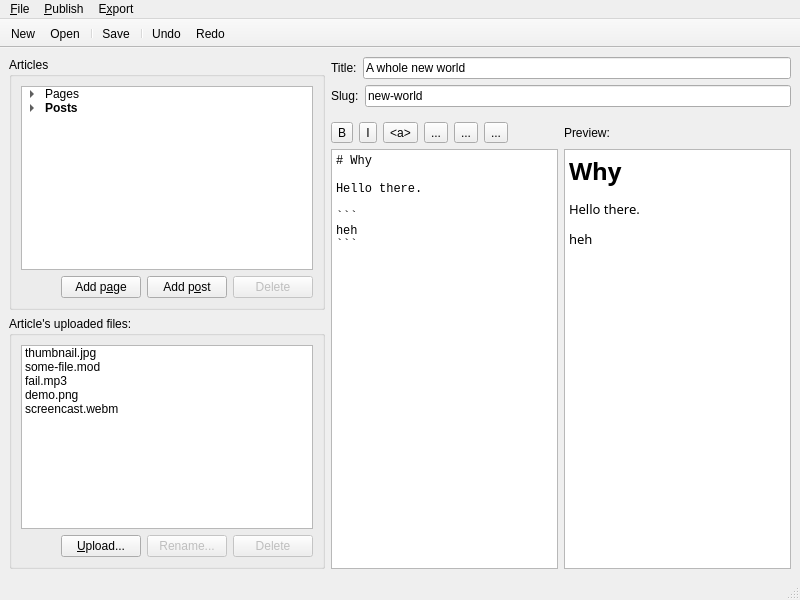
<?xml version="1.0" encoding="UTF-8"?>
<ui version="4.0">
 <class>MainWindow</class>
 <widget class="QMainWindow" name="MainWindow">
  <property name="geometry">
   <rect>
    <x>0</x>
    <y>0</y>
    <width>800</width>
    <height>600</height>
   </rect>
  </property>
  <property name="windowTitle">
   <string>MainWindow</string>
  </property>
  <property name="statusTip">
   <string/>
  </property>
  <widget class="QWidget" name="centralwidget">
   <layout class="QVBoxLayout" name="verticalLayout_2" stretch="0">
    <item>
     <layout class="QHBoxLayout" name="mainUI" stretch="0,1">
      <item>
       <layout class="QVBoxLayout" name="verticalLayout_3">
        <item>
         <widget class="QGroupBox" name="articlesGroupBox">
          <property name="title">
           <string>Articles</string>
          </property>
          <layout class="QVBoxLayout" name="verticalLayout_5">
           <item>
            <widget class="QTreeWidget" name="articlesTree">
             <property name="allColumnsShowFocus">
              <bool>false</bool>
             </property>
             <property name="headerHidden">
              <bool>true</bool>
             </property>
             <property name="columnCount">
              <number>1</number>
             </property>
             <column>
              <property name="text">
               <string notr="true">1</string>
              </property>
             </column>
             <item>
              <property name="text">
               <string>Pages</string>
              </property>
              <property name="icon">
               <iconset theme="folder">
                <normaloff>.</normaloff>.</iconset>
              </property>
              <item>
               <property name="text">
                <string>About</string>
               </property>
               <property name="icon">
                <iconset theme="unknown">
                 <normaloff>.</normaloff>.</iconset>
               </property>
              </item>
              <item>
               <property name="text">
                <string>Projects</string>
               </property>
               <property name="icon">
                <iconset theme="unknown">
                 <normaloff>.</normaloff>.</iconset>
               </property>
              </item>
             </item>
             <item>
              <property name="text">
               <string>Posts</string>
              </property>
              <property name="font">
               <font>
                <weight>75</weight>
                <bold>true</bold>
               </font>
              </property>
              <property name="icon">
               <iconset theme="folder">
                <normaloff>.</normaloff>.</iconset>
              </property>
              <item>
               <property name="text">
                <string>A whole new world</string>
               </property>
               <property name="font">
                <font>
                 <weight>75</weight>
                 <italic>false</italic>
                 <bold>true</bold>
                 <underline>false</underline>
                </font>
               </property>
               <property name="icon">
                <iconset theme="document-edit-sign">
                 <normaloff>.</normaloff>.</iconset>
               </property>
              </item>
              <item>
               <property name="text">
                <string>Blogging considered harmful</string>
               </property>
               <property name="font">
                <font>
                 <underline>false</underline>
                </font>
               </property>
               <property name="icon">
                <iconset theme="unknown">
                 <normaloff>.</normaloff>.</iconset>
               </property>
              </item>
              <item>
               <property name="text">
                <string>I don't even know what I'm doing anymore</string>
               </property>
               <property name="icon">
                <iconset theme="unknown">
                 <normaloff>.</normaloff>.</iconset>
               </property>
              </item>
              <item>
               <property name="text">
                <string>Hello people</string>
               </property>
               <property name="icon">
                <iconset theme="unknown">
                 <normaloff>.</normaloff>.</iconset>
               </property>
              </item>
             </item>
            </widget>
           </item>
           <item>
            <layout class="QHBoxLayout" name="articlesButtons">
             <item>
              <spacer name="horizontalSpacer_4">
               <property name="orientation">
                <enum>Qt::Horizontal</enum>
               </property>
               <property name="sizeHint" stdset="0">
                <size>
                 <width>40</width>
                 <height>20</height>
                </size>
               </property>
              </spacer>
             </item>
             <item>
              <widget class="QPushButton" name="pushButton_8">
               <property name="text">
                <string>Add p&amp;age</string>
               </property>
               <property name="icon">
                <iconset theme="document-new">
                 <normaloff>.</normaloff>.</iconset>
               </property>
              </widget>
             </item>
             <item>
              <widget class="QPushButton" name="pushButton_5">
               <property name="text">
                <string>Add p&amp;ost</string>
               </property>
               <property name="icon">
                <iconset theme="document-new">
                 <normaloff>.</normaloff>.</iconset>
               </property>
              </widget>
             </item>
             <item>
              <widget class="QPushButton" name="pushButton_4">
               <property name="enabled">
                <bool>false</bool>
               </property>
               <property name="text">
                <string>Delete</string>
               </property>
               <property name="icon">
                <iconset theme="delete">
                 <normaloff>.</normaloff>.</iconset>
               </property>
              </widget>
             </item>
            </layout>
           </item>
          </layout>
         </widget>
        </item>
        <item>
         <widget class="QGroupBox" name="filesGroupBox">
          <property name="enabled">
           <bool>true</bool>
          </property>
          <property name="title">
           <string>Article's uploaded files:</string>
          </property>
          <layout class="QVBoxLayout" name="verticalLayout_4">
           <item>
            <widget class="QListWidget" name="filesList">
             <property name="toolTip">
              <string/>
             </property>
             <item>
              <property name="text">
               <string>thumbnail.jpg</string>
              </property>
              <property name="toolTip">
               <string>Double-click to insert into article</string>
              </property>
              <property name="icon">
               <iconset theme="image-x-generic">
                <normaloff>.</normaloff>.</iconset>
              </property>
             </item>
             <item>
              <property name="text">
               <string>some-file.mod</string>
              </property>
              <property name="toolTip">
               <string>Double-click to insert into article</string>
              </property>
              <property name="icon">
               <iconset theme="unknown">
                <normaloff>.</normaloff>.</iconset>
              </property>
             </item>
             <item>
              <property name="text">
               <string>fail.mp3</string>
              </property>
              <property name="toolTip">
               <string>Double-click to insert into article</string>
              </property>
              <property name="icon">
               <iconset theme="audio-x-generic">
                <normaloff>.</normaloff>.</iconset>
              </property>
             </item>
             <item>
              <property name="text">
               <string>demo.png</string>
              </property>
              <property name="toolTip">
               <string>Double-click to insert into article</string>
              </property>
              <property name="icon">
               <iconset theme="image-x-generic">
                <normaloff>.</normaloff>.</iconset>
              </property>
             </item>
             <item>
              <property name="text">
               <string>screencast.webm</string>
              </property>
              <property name="toolTip">
               <string>Double-click to insert into article</string>
              </property>
              <property name="icon">
               <iconset theme="video-x-generic">
                <normaloff>.</normaloff>.</iconset>
              </property>
             </item>
            </widget>
           </item>
           <item>
            <layout class="QHBoxLayout" name="filesButtons">
             <item>
              <spacer name="horizontalSpacer_2">
               <property name="orientation">
                <enum>Qt::Horizontal</enum>
               </property>
               <property name="sizeHint" stdset="0">
                <size>
                 <width>40</width>
                 <height>20</height>
                </size>
               </property>
              </spacer>
             </item>
             <item>
              <widget class="QPushButton" name="pushButton_3">
               <property name="text">
                <string>&amp;Upload...</string>
               </property>
               <property name="icon">
                <iconset theme="document-new">
                 <normaloff>.</normaloff>.</iconset>
               </property>
              </widget>
             </item>
             <item>
              <widget class="QPushButton" name="pushButton_7">
               <property name="enabled">
                <bool>false</bool>
               </property>
               <property name="text">
                <string>Rename...</string>
               </property>
               <property name="icon">
                <iconset theme="edit-rename">
                 <normaloff>.</normaloff>.</iconset>
               </property>
              </widget>
             </item>
             <item>
              <widget class="QPushButton" name="pushButton_6">
               <property name="enabled">
                <bool>false</bool>
               </property>
               <property name="text">
                <string>Delete</string>
               </property>
               <property name="icon">
                <iconset theme="delete">
                 <normaloff>.</normaloff>.</iconset>
               </property>
              </widget>
             </item>
            </layout>
           </item>
          </layout>
         </widget>
        </item>
       </layout>
      </item>
      <item>
       <widget class="QFrame" name="editor">
        <property name="enabled">
         <bool>true</bool>
        </property>
        <property name="autoFillBackground">
         <bool>false</bool>
        </property>
        <layout class="QVBoxLayout" name="verticalLayout" stretch="0,0,0">
         <property name="leftMargin">
          <number>0</number>
         </property>
         <property name="topMargin">
          <number>0</number>
         </property>
         <property name="rightMargin">
          <number>0</number>
         </property>
         <property name="bottomMargin">
          <number>0</number>
         </property>
         <item>
          <layout class="QHBoxLayout" name="horizontalLayout_2" stretch="0,1">
           <item>
            <widget class="QLabel" name="label">
             <property name="text">
              <string>Title:</string>
             </property>
             <property name="buddy">
              <cstring>editor</cstring>
             </property>
            </widget>
           </item>
           <item>
            <widget class="QLineEdit" name="lineEdit">
             <property name="text">
              <string>A whole new world</string>
             </property>
            </widget>
           </item>
          </layout>
         </item>
         <item>
          <layout class="QHBoxLayout" name="horizontalLayout_3" stretch="0,0">
           <property name="bottomMargin">
            <number>9</number>
           </property>
           <item>
            <widget class="QLabel" name="label_2">
             <property name="toolTip">
              <string>Slug will be used in the page/post's URL.</string>
             </property>
             <property name="statusTip">
              <string/>
             </property>
             <property name="text">
              <string>Slug:</string>
             </property>
            </widget>
           </item>
           <item>
            <widget class="QLineEdit" name="lineEdit_2">
             <property name="text">
              <string>new-world</string>
             </property>
            </widget>
           </item>
          </layout>
         </item>
         <item>
          <layout class="QVBoxLayout" name="content" stretch="0">
           <item>
            <widget class="QWidget" name="widget" native="true">
             <layout class="QGridLayout" name="gridLayout">
              <property name="leftMargin">
               <number>0</number>
              </property>
              <property name="topMargin">
               <number>0</number>
              </property>
              <property name="rightMargin">
               <number>0</number>
              </property>
              <property name="bottomMargin">
               <number>0</number>
              </property>
              <item row="0" column="1">
               <widget class="QLabel" name="label_4">
                <property name="text">
                 <string>Preview:</string>
                </property>
               </widget>
              </item>
              <item row="2" column="0">
               <widget class="QPlainTextEdit" name="plainTextEdit">
                <property name="font">
                 <font>
                  <family>Monospace</family>
                 </font>
                </property>
                <property name="toolTip">
                 <string/>
                </property>
                <property name="statusTip">
                 <string/>
                </property>
                <property name="whatsThis">
                 <string>&lt;html&gt;&lt;head/&gt;&lt;body&gt;&lt;p&gt;Foobar.&lt;/p&gt;&lt;/body&gt;&lt;/html&gt;</string>
                </property>
                <property name="plainText">
                 <string># Why

Hello there.

```
heh
```
</string>
                </property>
               </widget>
              </item>
              <item row="2" column="1">
               <widget class="QTextBrowser" name="textBrowser_2">
                <property name="font">
                 <font>
                  <family>Sans Serif</family>
                 </font>
                </property>
                <property name="toolTip">
                 <string/>
                </property>
                <property name="statusTip">
                 <string/>
                </property>
                <property name="whatsThis">
                 <string>&lt;html&gt;&lt;head/&gt;&lt;body&gt;&lt;p&gt;Foobar.&lt;/p&gt;&lt;/body&gt;&lt;/html&gt;</string>
                </property>
                <property name="html">
                 <string>&lt;!DOCTYPE HTML PUBLIC &quot;-//W3C//DTD HTML 4.0//EN&quot; &quot;http://www.w3.org/TR/REC-html40/strict.dtd&quot;&gt;
&lt;html&gt;&lt;head&gt;&lt;meta name=&quot;qrichtext&quot; content=&quot;1&quot; /&gt;&lt;style type=&quot;text/css&quot;&gt;
p, li { white-space: pre-wrap; }
&lt;/style&gt;&lt;/head&gt;&lt;body style=&quot; font-family:'Sans Serif'; font-size:10pt; font-weight:400; font-style:normal;&quot;&gt;
&lt;h1 style=&quot; margin-top:18px; margin-bottom:12px; margin-left:0px; margin-right:0px; -qt-block-indent:0; text-indent:0px;&quot;&gt;&lt;span style=&quot; font-size:xx-large; font-weight:600;&quot;&gt;Why &lt;/span&gt;&lt;/h1&gt;
&lt;p style=&quot; margin-top:12px; margin-bottom:12px; margin-left:0px; margin-right:0px; -qt-block-indent:0; text-indent:0px;&quot;&gt;Hello there. &lt;/p&gt;
&lt;p style=&quot; margin-top:12px; margin-bottom:12px; margin-left:0px; margin-right:0px; -qt-block-indent:0; text-indent:0px;&quot;&gt;&lt;span style=&quot; font-family:'Hack';&quot;&gt;heh&lt;/span&gt;&lt;/p&gt;&lt;/body&gt;&lt;/html&gt;</string>
                </property>
               </widget>
              </item>
              <item row="0" column="0">
               <layout class="QHBoxLayout" name="horizontalLayout_8">
                <item>
                 <widget class="QToolButton" name="toolButton">
                  <property name="toolTip">
                   <string>Bold</string>
                  </property>
                  <property name="text">
                   <string>B</string>
                  </property>
                  <property name="icon">
                   <iconset theme="format-text-bold">
                    <normaloff>.</normaloff>.</iconset>
                  </property>
                 </widget>
                </item>
                <item>
                 <widget class="QToolButton" name="toolButton_3">
                  <property name="toolTip">
                   <string>Italic</string>
                  </property>
                  <property name="text">
                   <string>I</string>
                  </property>
                  <property name="icon">
                   <iconset theme="format-text-italic">
                    <normaloff>.</normaloff>.</iconset>
                  </property>
                 </widget>
                </item>
                <item>
                 <widget class="QToolButton" name="toolButton_2">
                  <property name="toolTip">
                   <string>Insert hyperlink</string>
                  </property>
                  <property name="text">
                   <string>&lt;a&gt;</string>
                  </property>
                  <property name="icon">
                   <iconset theme="link">
                    <normaloff>.</normaloff>.</iconset>
                  </property>
                 </widget>
                </item>
                <item>
                 <widget class="QToolButton" name="toolButton_4">
                  <property name="toolTip">
                   <string>Insert image</string>
                  </property>
                  <property name="text">
                   <string>...</string>
                  </property>
                  <property name="icon">
                   <iconset theme="image-x-generic">
                    <normaloff>.</normaloff>.</iconset>
                  </property>
                 </widget>
                </item>
                <item>
                 <widget class="QToolButton" name="toolButton_5">
                  <property name="toolTip">
                   <string>Insert video</string>
                  </property>
                  <property name="text">
                   <string>...</string>
                  </property>
                  <property name="icon">
                   <iconset theme="video-x-generic">
                    <normaloff>.</normaloff>.</iconset>
                  </property>
                 </widget>
                </item>
                <item>
                 <widget class="QToolButton" name="toolButton_6">
                  <property name="toolTip">
                   <string>Insert audio</string>
                  </property>
                  <property name="text">
                   <string>...</string>
                  </property>
                  <property name="icon">
                   <iconset theme="audio-x-generic">
                    <normaloff>.</normaloff>.</iconset>
                  </property>
                 </widget>
                </item>
                <item>
                 <spacer name="horizontalSpacer_3">
                  <property name="orientation">
                   <enum>Qt::Horizontal</enum>
                  </property>
                  <property name="sizeHint" stdset="0">
                   <size>
                    <width>40</width>
                    <height>20</height>
                   </size>
                  </property>
                 </spacer>
                </item>
               </layout>
              </item>
             </layout>
            </widget>
           </item>
          </layout>
         </item>
        </layout>
       </widget>
      </item>
     </layout>
    </item>
   </layout>
  </widget>
  <widget class="QMenuBar" name="menubar">
   <property name="geometry">
    <rect>
     <x>0</x>
     <y>0</y>
     <width>800</width>
     <height>23</height>
    </rect>
   </property>
   <widget class="QMenu" name="menuFile">
    <property name="title">
     <string>&amp;File</string>
    </property>
    <addaction name="action_New"/>
    <addaction name="action_Open"/>
    <addaction name="separator"/>
    <addaction name="action_Save"/>
    <addaction name="actionSave_As"/>
    <addaction name="separator"/>
    <addaction name="separator"/>
    <addaction name="action_Quit"/>
   </widget>
   <widget class="QMenu" name="menuDeploy">
    <property name="title">
     <string>&amp;Publish</string>
    </property>
    <addaction name="actionPublish_to_Neocities"/>
    <addaction name="actionGitHub_Pages"/>
    <addaction name="separator"/>
    <addaction name="actionManage"/>
   </widget>
   <widget class="QMenu" name="menuExport">
    <property name="title">
     <string>E&amp;xport</string>
    </property>
    <addaction name="action_www"/>
    <addaction name="actionC_imnhan_com"/>
    <addaction name="action_Users_Nhan_imnhan_com"/>
    <addaction name="separator"/>
    <addaction name="actionManage_2"/>
   </widget>
   <addaction name="menuFile"/>
   <addaction name="menuDeploy"/>
   <addaction name="menuExport"/>
  </widget>
  <widget class="QToolBar" name="toolBar">
   <property name="windowTitle">
    <string>toolBar</string>
   </property>
   <property name="movable">
    <bool>false</bool>
   </property>
   <property name="iconSize">
    <size>
     <width>24</width>
     <height>24</height>
    </size>
   </property>
   <attribute name="toolBarArea">
    <enum>TopToolBarArea</enum>
   </attribute>
   <attribute name="toolBarBreak">
    <bool>false</bool>
   </attribute>
   <addaction name="action_New"/>
   <addaction name="action_Open"/>
   <addaction name="separator"/>
   <addaction name="action_Save"/>
   <addaction name="separator"/>
   <addaction name="actionUndo"/>
   <addaction name="actionRedo"/>
  </widget>
  <widget class="QStatusBar" name="statusBar"/>
  <action name="action_New">
   <property name="icon">
    <iconset theme="document-new">
     <normaloff>.</normaloff>.</iconset>
   </property>
   <property name="text">
    <string>&amp;New...</string>
   </property>
   <property name="toolTip">
    <string>Create new blog</string>
   </property>
   <property name="statusTip">
    <string/>
   </property>
   <property name="shortcut">
    <string>Ctrl+N</string>
   </property>
  </action>
  <action name="action_Save">
   <property name="icon">
    <iconset theme="document-save">
     <normaloff>.</normaloff>.</iconset>
   </property>
   <property name="text">
    <string>&amp;Save</string>
   </property>
   <property name="shortcut">
    <string>Ctrl+S</string>
   </property>
  </action>
  <action name="actionSave_As">
   <property name="icon">
    <iconset theme="document-save-as">
     <normaloff>.</normaloff>.</iconset>
   </property>
   <property name="text">
    <string>Save &amp;As...</string>
   </property>
   <property name="shortcut">
    <string>Ctrl+Shift+S</string>
   </property>
  </action>
  <action name="action_Open">
   <property name="icon">
    <iconset theme="document-open">
     <normaloff>.</normaloff>.</iconset>
   </property>
   <property name="text">
    <string>&amp;Open...</string>
   </property>
   <property name="shortcut">
    <string>Ctrl+O</string>
   </property>
  </action>
  <action name="action_Quit">
   <property name="icon">
    <iconset theme="application-exit"/>
   </property>
   <property name="text">
    <string>&amp;Quit</string>
   </property>
   <property name="shortcut">
    <string>Ctrl+Q</string>
   </property>
  </action>
  <action name="actionNew_Post">
   <property name="text">
    <string>Add P&amp;ost...</string>
   </property>
  </action>
  <action name="actionNew_Page">
   <property name="text">
    <string>Add P&amp;age...</string>
   </property>
  </action>
  <action name="actionPublish_to_Neocities">
   <property name="icon">
    <iconset theme="cloud-upload">
     <normaloff>.</normaloff>.</iconset>
   </property>
   <property name="text">
    <string>Neocities</string>
   </property>
  </action>
  <action name="actionGitHub_Pages">
   <property name="icon">
    <iconset theme="cloud-upload">
     <normaloff>.</normaloff>.</iconset>
   </property>
   <property name="text">
    <string>GitHub Pages</string>
   </property>
  </action>
  <action name="actionManage">
   <property name="text">
    <string>&amp;Manage...</string>
   </property>
  </action>
  <action name="action_www">
   <property name="icon">
    <iconset theme="document-export">
     <normaloff>.</normaloff>.</iconset>
   </property>
   <property name="text">
    <string>/var/www/hi.imnhan.com</string>
   </property>
  </action>
  <action name="actionC_imnhan_com">
   <property name="icon">
    <iconset theme="document-export">
     <normaloff>.</normaloff>.</iconset>
   </property>
   <property name="text">
    <string>C:\...\imnhan.com</string>
   </property>
  </action>
  <action name="action_Users_Nhan_imnhan_com">
   <property name="icon">
    <iconset theme="document-export">
     <normaloff>.</normaloff>.</iconset>
   </property>
   <property name="text">
    <string>/Users/Nhan/imnhan.com</string>
   </property>
  </action>
  <action name="actionManage_2">
   <property name="text">
    <string>&amp;Manage...</string>
   </property>
  </action>
  <action name="actionUndo">
   <property name="icon">
    <iconset theme="edit-undo">
     <normaloff>.</normaloff>.</iconset>
   </property>
   <property name="text">
    <string>Undo</string>
   </property>
   <property name="toolTip">
    <string>Undo Lorem Ipsum</string>
   </property>
  </action>
  <action name="actionRedo">
   <property name="icon">
    <iconset theme="edit-redo">
     <normaloff>.</normaloff>.</iconset>
   </property>
   <property name="text">
    <string>Redo</string>
   </property>
   <property name="toolTip">
    <string>Redo Lorem Ipsum</string>
   </property>
  </action>
 </widget>
 <resources/>
 <connections/>
</ui>
